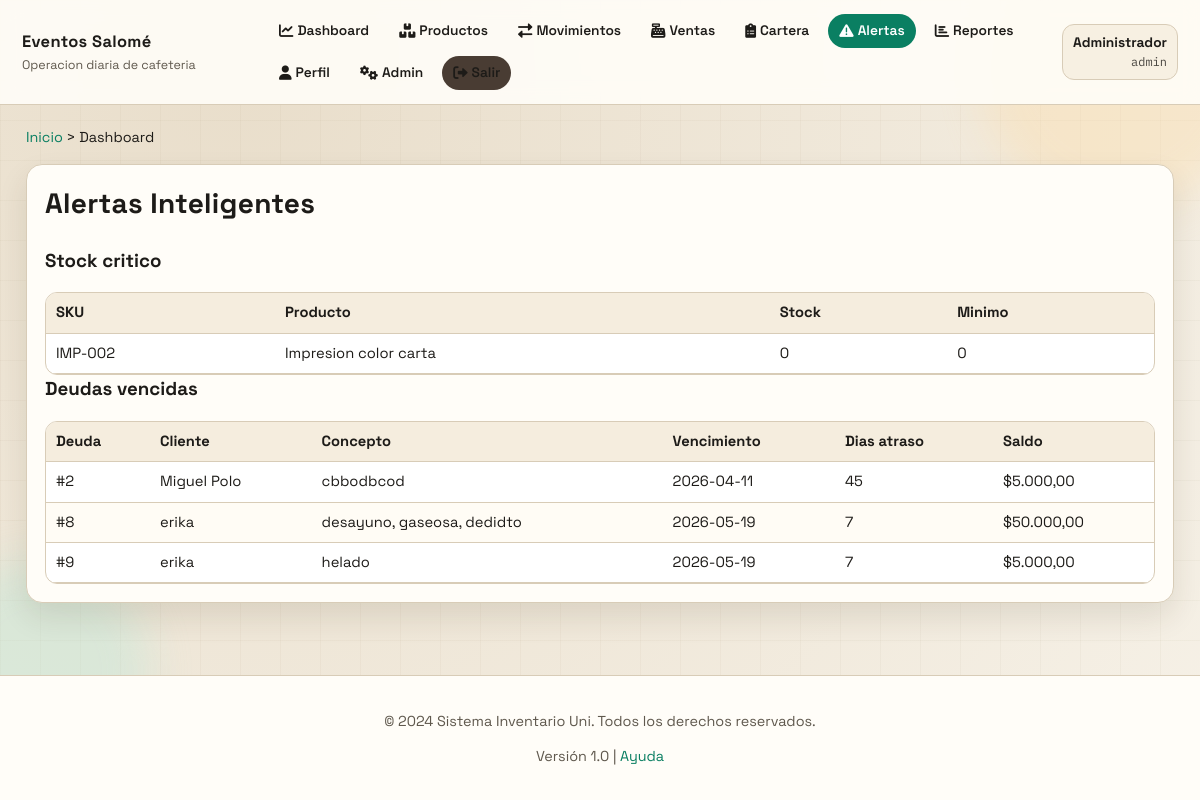
The page /alertas (signed in) on the database its author committed.
### tables this page shows
CREATE TABLE productos (
            sku TEXT PRIMARY KEY,
            nombre TEXT NOT NULL,
            categoria TEXT NOT NULL,
            unidad TEXT NOT NULL,
            stock_actual INTEGER NOT NULL,
            stock_minimo INTEGER NOT NULL,
            precio_compra REAL NOT NULL,
            precio_venta REAL NOT NULL,
            proveedor TEXT NOT NULL,
            ubicacion TEXT NOT NULL,
            fecha_ultima_entrada TEXT,
            fecha_ultima_salida TEXT,
            observaciones TEXT DEFAULT ''
        );

CREATE TABLE deudas (
            id INTEGER PRIMARY KEY AUTOINCREMENT,
            cliente_id INTEGER NOT NULL,
            fecha TEXT NOT NULL,
            fecha_vencimiento TEXT,
            concepto TEXT NOT NULL,
            monto_total REAL NOT NULL,
            monto_pagado REAL NOT NULL DEFAULT 0,
            estado TEXT NOT NULL DEFAULT 'PENDIENTE' CHECK(estado IN ('PENDIENTE', 'PAGADA', 'VENCIDA')),
            usuario TEXT,
            FOREIGN KEY (cliente_id) REFERENCES clientes(id)
        );

CREATE TABLE clientes (
            id INTEGER PRIMARY KEY AUTOINCREMENT,
            nombre TEXT NOT NULL,
            telefono TEXT,
            correo TEXT,
            notas TEXT DEFAULT '',
            activo INTEGER NOT NULL DEFAULT 1
        );

### app_web.py (the view)
@app.route("/alertas")
@login_required
def alertas():
    conn = connect_db()
    stock_rows = conn.execute(
        """
        SELECT sku, nombre, stock_actual, stock_minimo
        FROM productos
        WHERE stock_actual <= CASE
            WHEN stock_minimo > 0 THEN MAX(1, CAST(stock_minimo * 0.5 AS INTEGER))
            ELSE 0
        END
        ORDER BY stock_actual ASC
        """
    ).fetchall()
    deuda_rows = conn.execute(
        """
        SELECT
            d.id,
            c.nombre AS cliente,
            d.concepto,
            d.fecha_vencimiento,
            (d.monto_total - d.monto_pagado) AS saldo,
            CAST(julianday('now') - julianday(d.fecha_vencimiento) AS INTEGER) AS dias_atraso
        FROM deudas d
        JOIN clientes c ON c.id = d.cliente_id
        WHERE d.fecha_vencimiento IS NOT NULL
          AND d.fecha_vencimiento <> ''
          AND date(d.fecha_vencimiento) < date('now')
          AND (d.monto_total - d.monto_pagado) > 0
        ORDER BY dias_atraso DESC, saldo DESC
        """
    ).fetchall()
    conn.close()
    return render_template("alertas.html", stock_rows=stock_rows, deuda_rows=deuda_rows)

### app_web.py (called while the page is built)
def format_currency(value):
    try:
        amount = float(value)
    except (TypeError, ValueError):
        return "$0,00"
    negative = amount < 0
    amount = abs(amount)
    formatted = f"{amount:,.2f}"
    formatted = formatted.replace(",", "X").replace(".", ",").replace("X", ".")
    if negative:
        formatted = f"-{formatted}"
    return f"${formatted}"

@app.template_filter("currency")
def currency_filter(value):
    return format_currency(value)

def connect_db() -> sqlite3.Connection:
    conn = sqlite3.connect(DB_PATH)
    conn.row_factory = sqlite3.Row
    return conn

def login_required(view):
    @wraps(view)
    def wrapped(*args, **kwargs):
        if "username" not in session:
            return redirect(url_for("login"))
        return view(*args, **kwargs)
    return wrapped

### templates/alertas.html
{% extends 'base.html' %}
{% block content %}
<section class="panel">
  <h2>Alertas Inteligentes</h2>
  <h3>Stock critico</h3>
  <div class="table-wrap">
    <table>
      <thead><tr><th>SKU</th><th>Producto</th><th>Stock</th><th>Minimo</th></tr></thead>
      <tbody>
      {% for r in stock_rows %}
        <tr>
          <td>{{ r.sku }}</td>
          <td>{{ r.nombre }}</td>
          <td>{{ r.stock_actual }}</td>
          <td>{{ r.stock_minimo }}</td>
        </tr>
      {% endfor %}
      </tbody>
    </table>
  </div>
  <h3>Deudas vencidas</h3>
  <div class="table-wrap">
    <table>
      <thead><tr><th>Deuda</th><th>Cliente</th><th>Concepto</th><th>Vencimiento</th><th>Dias atraso</th><th>Saldo</th></tr></thead>
      <tbody>
      {% for d in deuda_rows %}
        <tr>
          <td>#{{ d.id }}</td>
          <td>{{ d.cliente }}</td>
          <td>{{ d.concepto }}</td>
          <td>{{ d.fecha_vencimiento }}</td>
          <td>{{ d.dias_atraso }}</td>
          <td>{{ d.saldo | currency }}</td>
        </tr>
      {% endfor %}
      </tbody>
    </table>
  </div>
</section>
{% endblock %}

### templates/base.html (shortened to what this page needs)
<!doctype html>
<html lang="es">
  <head>
    <link rel="stylesheet" href="https://cdnjs.cloudflare.com/ajax/libs/font-awesome/6.0.0/css/all.min.css" />
    <link rel="stylesheet" href="{{ url_for('static', filename='styles.css') }}" />
  </head>
  <body>
    <div class="bg-shape one"></div>
    <div class="bg-shape two"></div>
    {% if session.username %}
      <header class="topbar" role="banner">
        <div class="brand-block">
          <h1>Eventos Salomé</h1>
          <p>Operacion diaria de cafeteria</p>
        </div>
        <nav class="main-nav" role="navigation" aria-label="Navegación principal">
          <a class="nav-link {% if request.endpoint == 'dashboard' %}active{% endif %}" href="{{ url_for('dashboard') }}" title="Vista general del inventario" aria-label="Ir al Dashboard">
            <i class="fas fa-chart-line nav-icon"></i> Dashboard
          </a>
          <a class="nav-link {% if request.endpoint == 'productos' %}active{% endif %}" href="{{ url_for('productos') }}" title="Gestionar productos" aria-label="Ir a Productos">
            <i class="fas fa-boxes nav-icon"></i> Productos
          </a>
          <a class="nav-link {% if request.endpoint == 'movimientos' %}active{% endif %}" href="{{ url_for('movimientos') }}" title="Ver movimientos de inventario" aria-label="Ir a Movimientos">
            <i class="fas fa-exchange-alt nav-icon"></i> Movimientos
          </a>
          <a class="nav-link {% if request.endpoint in ['ventas', 'venta_ticket', 'ventas_cierre'] %}active{% endif %}" href="{{ url_for('ventas') }}" title="Registrar ventas" aria-label="Ir a Ventas">
            <i class="fas fa-cash-register nav-icon"></i> Ventas
          </a>
          <a class="nav-link {% if request.endpoint == 'cartera' %}active{% endif %}" href="{{ url_for('cartera') }}" title="Ver cartera de productos" aria-label="Ir a Cartera">
            <i class="fas fa-clipboard-list nav-icon"></i> Cartera
          </a>
          <a class="nav-link {% if request.endpoint == 'alertas' %}active{% endif %}" href="{{ url_for('alertas') }}" title="Ver alertas de stock" aria-label="Ir a Alertas">
            <i class="fas fa-exclamation-triangle nav-icon"></i> Alertas
          </a>
          <a class="nav-link {% if request.endpoint == 'reportes' %}active{% endif %}" href="{{ url_for('reportes') }}" title="Generar reportes" aria-label="Ir a Reportes">
            <i class="fas fa-chart-bar nav-icon"></i> Reportes
          </a>
          <a class="nav-link {% if request.endpoint == 'perfil_password' %}active{% endif %}" href="{{ url_for('perfil_password') }}" title="Configurar perfil" aria-label="Ir a Perfil">
            <i class="fas fa-user nav-icon"></i> Perfil
          </a>
          {% if session.role == 'admin' %}
            <a class="nav-link {% if request.endpoint == 'admin_backups' %}active{% endif %}" href="{{ url_for('admin_backups') }}" title="Administrar backups" aria-label="Ir a Admin">
              <i class="fas fa-cogs nav-icon"></i> Admin
            </a>
          {% endif %}
          <a class="nav-link logout-link" href="{{ url_for('logout') }}" title="Cerrar sesión" aria-label="Cerrar sesión">
            <i class="fas fa-sign-out-alt nav-icon"></i> Salir
          </a>
        </nav>
        <div class="user-badge">
          <strong>{{ session.nombre }}</strong>
          <span>{{ session.role }}</span>
        </div>
      </header>
    {% endif %}
    <main class="container" role="main">
      {% if session.username %}
        <nav aria-label="Breadcrumbs" class="breadcrumbs">
          <a href="{{ url_for('dashboard') }}">Inicio</a> &gt; <span>{{ title or "Dashboard" }}</span>
        </nav>
      {% endif %}
      {% block content %}{% endblock %}
    </main>
    <footer class="footer" role="contentinfo">
      <p>&copy; 2024 Sistema Inventario Uni. Todos los derechos reservados.</p>
      <p>Versión 1.0 | <a href="#" onclick="showHelp()">Ayuda</a></p>
    </footer>
  </body>
</html>

### static/styles.css (style rules this page uses)
:root { --bg1: #f6f1e7; --bg2: #e9decb; --ink: #1d1b18; --ink-soft: #5f584d; --card: #fffdf8; --line: #d8ccb7; --accent: #0a7f62; --accent-deep: #0a5f4a; --warn: #b9562f; --warn-soft: #ffe7de; --ok-soft: #d7f5ea; --shadow: 0 14px 30px rgba(51, 41, 18, 0.11); }
* { box-sizing: border-box; }
body { margin: 0; font-family: "Space Grotesk", sans-serif; color: var(--ink); background: radial-gradient(circle at 20% 10%, var(--bg2), var(--bg1)); min-height: 100vh; line-height: 1.45; }
.bg-shape { position: fixed; border-radius: 999px; opacity: 0.3; filter: blur(22px); z-index: -1; animation: drift 8s ease-in-out infinite; }
.bg-shape.one { width: 280px; height: 280px; top: -70px; right: -60px; background: #ffd899; }
.bg-shape.two { width: 220px; height: 220px; bottom: 20px; left: -70px; background: #a9e7d8; }
.topbar { display: grid; grid-template-columns: minmax(230px, 1fr) auto auto; gap: 16px; align-items: center; padding: 14px 22px; border-bottom: 1px solid var(--line); background: rgba(255, 253, 248, 0.9); backdrop-filter: blur(10px); position: sticky; top: 0; z-index: 10; }
.brand-block h1 { margin: 0; font-size: 1.03rem; letter-spacing: 0.02em; }
.brand-block p { margin: 2px 0 0; font-size: 0.78rem; color: var(--ink-soft); }
.topbar nav, .main-nav { display: flex; gap: 8px; flex-wrap: wrap; }
.nav-icon { margin-right: 4px; font-size: 0.9rem; }
.topbar a, .nav-link { color: var(--ink); text-decoration: none; font-weight: 600; font-size: 0.86rem; padding: 6px 10px; border-radius: 999px; border: 1px solid transparent; transition: all 0.18s ease; display: flex; align-items: center; }
.nav-link.active { background: var(--accent); color: #fff; }
.logout-link { color: #fff; background: #493c33; }
.container { max-width: 1180px; margin: 22px auto; padding: 0 16px 32px; }
.panel { background: var(--card); border: 1px solid var(--line); border-radius: 16px; padding: 18px; box-shadow: var(--shadow); animation: riseIn 0.24s ease; }
h2, h3 { margin-top: 0; }
h2 { font-size: 1.75rem; letter-spacing: 0.01em; }
.table-wrap { overflow-x: auto; border: 1px solid var(--line); border-radius: 12px; background: #fff; }
table { width: 100%; border-collapse: collapse; margin-top: 0; font-size: 0.92rem; }
th, td { border-bottom: 1px solid var(--line); text-align: left; padding: 9px 10px; }
th { background: #f5edde; position: sticky; top: 0; z-index: 1; }
tbody tr:nth-child(even) { background: #fffcf5; }
.user-badge { text-align: right; font-size: 0.86rem; background: #f7f0e2; border: 1px solid var(--line); border-radius: 12px; padding: 8px 10px; }
.user-badge span { display: block; font-family: "IBM Plex Mono", monospace; font-size: 0.75rem; opacity: 0.8; }
.breadcrumbs { margin-bottom: 16px; font-size: 0.9rem; }
.breadcrumbs a { color: var(--accent); text-decoration: none; }
.footer { text-align: center; padding: 20px; background: var(--card); border-top: 1px solid var(--line); margin-top: 40px; font-size: 0.9rem; color: var(--ink-soft); }
.footer a { color: var(--accent); text-decoration: none; }

### rows shown on the page
productos: sku "IMP-002", nombre "Impresion color carta", stock_actual "0", stock_minimo "0"
deudas: id "2", cliente "Miguel Polo", concepto "cbbodbcod", fecha_vencimiento "2026-04-11", dias_atraso "45", saldo "$5.000,00"
deudas: id "8", cliente "erika", concepto "desayuno, gaseosa, dedidto", fecha_vencimiento "2026-05-19", dias_atraso "7", saldo "$50.000,00"
deudas: id "9", cliente "erika", concepto "helado", fecha_vencimiento "2026-05-19", dias_atraso "7", saldo "$5.000,00"

### other values the page prints
{{ session.nombre }} "Administrador"
{{ session.role }} "admin"
{{ title or "Dashboard" }} "Dashboard"
